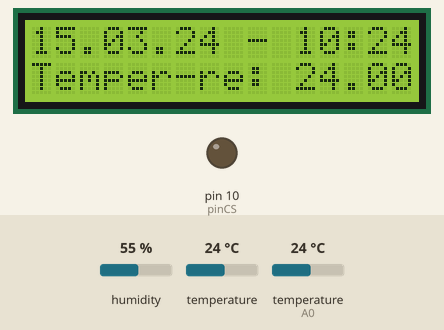
Simulated run of this sketch. Board: Arduino Uno, built with avr-gcc and run on an emulated ATmega328P. Shown: 16×2 character LCD, output pins drawn as LEDs (lit = HIGH). The inputs (shaded band) are chosen by the test bench; at power-on: humidity 55 %, temperature (sensor on A0) 24 °C, temperature 24 °C. The local clock reads 2024-03-15 10:24:30 at power-on unless the sketch sets it; storage starts empty; what the sketch prints to the serial monitor is not drawn.

Above: at 1.2 s.
1.3 s: humidity set to 22 %
At 10.3 s:
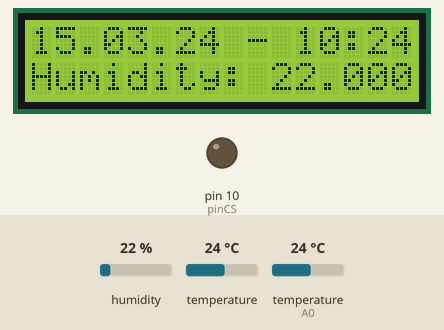
13.4 s: temperature (sensor on A0) set to 12 °C
At 19.1 s:
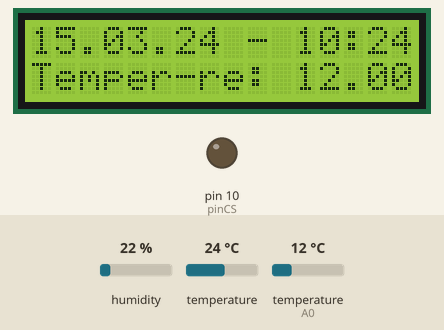
23.1 s: humidity set to 40 %
At 28.3 s:
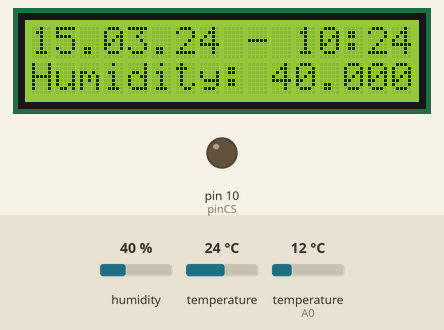
32.3 s: temperature (sensor on A0) set to 19 °C
At 38.3 s:
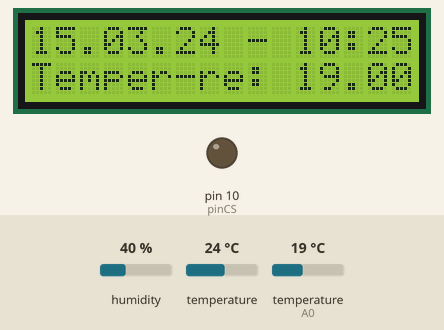
Timing chart, 0 to 39.8 s (numbered marks = the images above; inputs shaded):
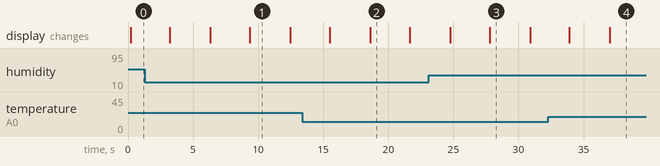

The sketch:

DS3231_RTC_DHT1_I2C_SD-card.ino
```cpp
// Armuino - Arduino DS3231 Real Time Clock Module - Data Logging
// Sensor: DHT11 (temperature & humidity)
//
// DS3231 Library by Henning Karlsen (www.rinkydinkelectronics.com)
//
// Video Demo:

#include <Wire.h>
#include <LCD.h>
#include <LiquidCrystal_I2C.h>
#include <DS3231.h>

#include <SD.h>
#include <SPI.h>
#include "SdFat.h"

#include <dht.h>

#define I2C_ADDR 0x27 // Put your I2C address here
#define Rs_pin 0
#define Rw_pin 1
#define En_pin 2
#define BACKLIGHT_PIN 3
#define D4_pin 4
#define D5_pin 5
#define D6_pin 6
#define D7_pin 7

#define lcd_W 16
#define lcd_H 2

#define dht_apin A0 // Analog Pin sensor is connected to

dht DHT;    // Init DHT object

LiquidCrystal_I2C lcd(I2C_ADDR, En_pin, Rw_pin, Rs_pin, D4_pin, D5_pin, D6_pin, D7_pin);
DS3231  rtc(SDA, SCL);

const int pinCS = 10; // Pin 10 - on Arduino Uno; Pin 53 - on Arduino Mega

void setup()
{
  Serial.begin(9600);

  Serial.print("Initializing SD card...");
  pinMode(pinCS, OUTPUT);

  if (!SD.begin(pinCS)) {  // check if SD card is present
    Serial.println("No SD Card present in module");
    return;
  }
  Serial.println("SD Card Ready");

  rtc.begin(); // Initialize the rtc object

  lcd.setBacklightPin(BACKLIGHT_PIN,POSITIVE); // LCD Backlight ON
  lcd.setBacklight(HIGH);

  lcd.home (); // Go home on LCD
  lcd.begin (lcd_W,lcd_H); //  <<----- LCD (chars x lines) lcd_W x lcd_H
}

void loop()
{
  File dataFile = SD.open("dht-data.txt", FILE_WRITE);  // Open or Create file

  // Read temperature and humidity
  DHT.read11(dht_apin);
  float h = DHT.humidity;
  float t = DHT.temperature;

  Serial.print("Date: ");
  Serial.print(rtc.getDateStr());
  Serial.print(", Time: ");
  Serial.print(rtc.getTimeStr());
  Serial.print(", RTC Temperature: ");
  Serial.println(rtc.getTemp());

  Serial.print("Ambient humidity = ");
  Serial.print(h);
  Serial.print(" %  ");
  Serial.print("temperature = ");
  Serial.print(t);
  Serial.println(" C  ");
/*
  Serial.print("Current RTC Temperature: ");
  Serial.println(rtc.getTemp());
*/
  lcd.setCursor(0,0);
  lcd.print(rtc.getDateStr(FORMAT_SHORT));
  lcd.print(" - ");
  lcd.print(rtc.getTimeStr(FORMAT_SHORT));

  lcd.setCursor(0,1);
  lcd.print("Temper-re: ");
  lcd.print(t);
  delay(3000);

  lcd.setCursor(0,1);
  lcd.print("Humidity: ");
  lcd.print(h);

  if (dataFile)
  {  // Check if file exist on SD Card
     dataFile.print("Date: ");
     dataFile.print(rtc.getDateStr());
     dataFile.print(", Time: ");
     dataFile.print(rtc.getTimeStr());
     dataFile.print(", Temperature: ");
     dataFile.print(t);
     dataFile.print(", Humidity: ");
     dataFile.println(h);

     dataFile.close();  // Close file
  }
  else {
    Serial.println("Error opening the file!"); // if file not on SD Card
  }

  delay(3000);
}
```

Measured:
- after the input at 1.3 s, the display: first differs from a run without the input after 8.1 s (image 1)
- after the input at 13.4 s, the display: first differs from a run without the input after 5.2 s (image 2)
- after the input at 32.3 s, the display: first differs from a run without the input after 4.7 s (image 4)
- what the display in image 1 shows lasts 3.1 s, from 9.4 s to 12.5 s
- what the display in image 2 shows lasts 3.0 s, from 18.6 s to 21.6 s
